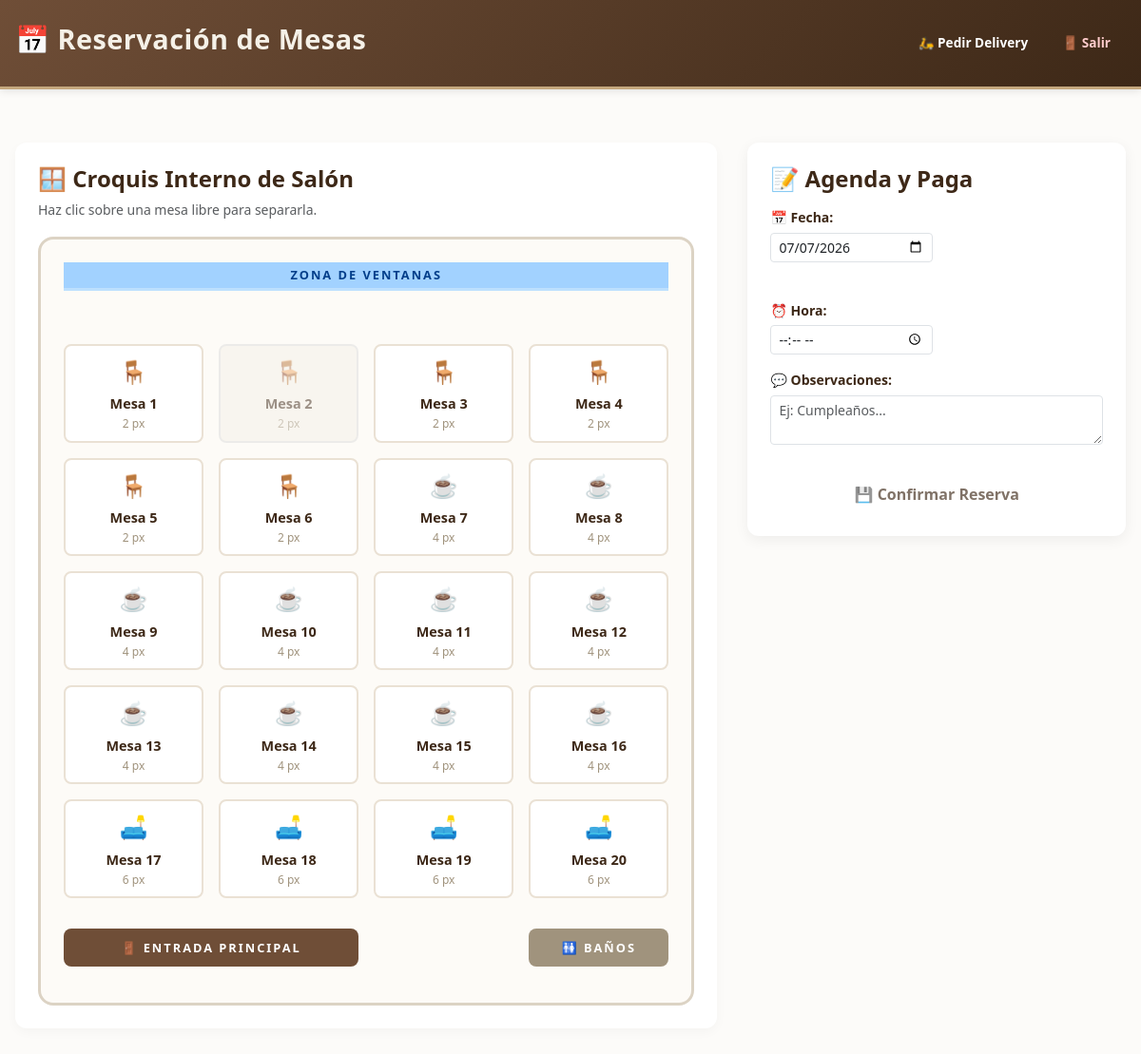
Before: /cliente/reservas.php (signed in) with the older database file.
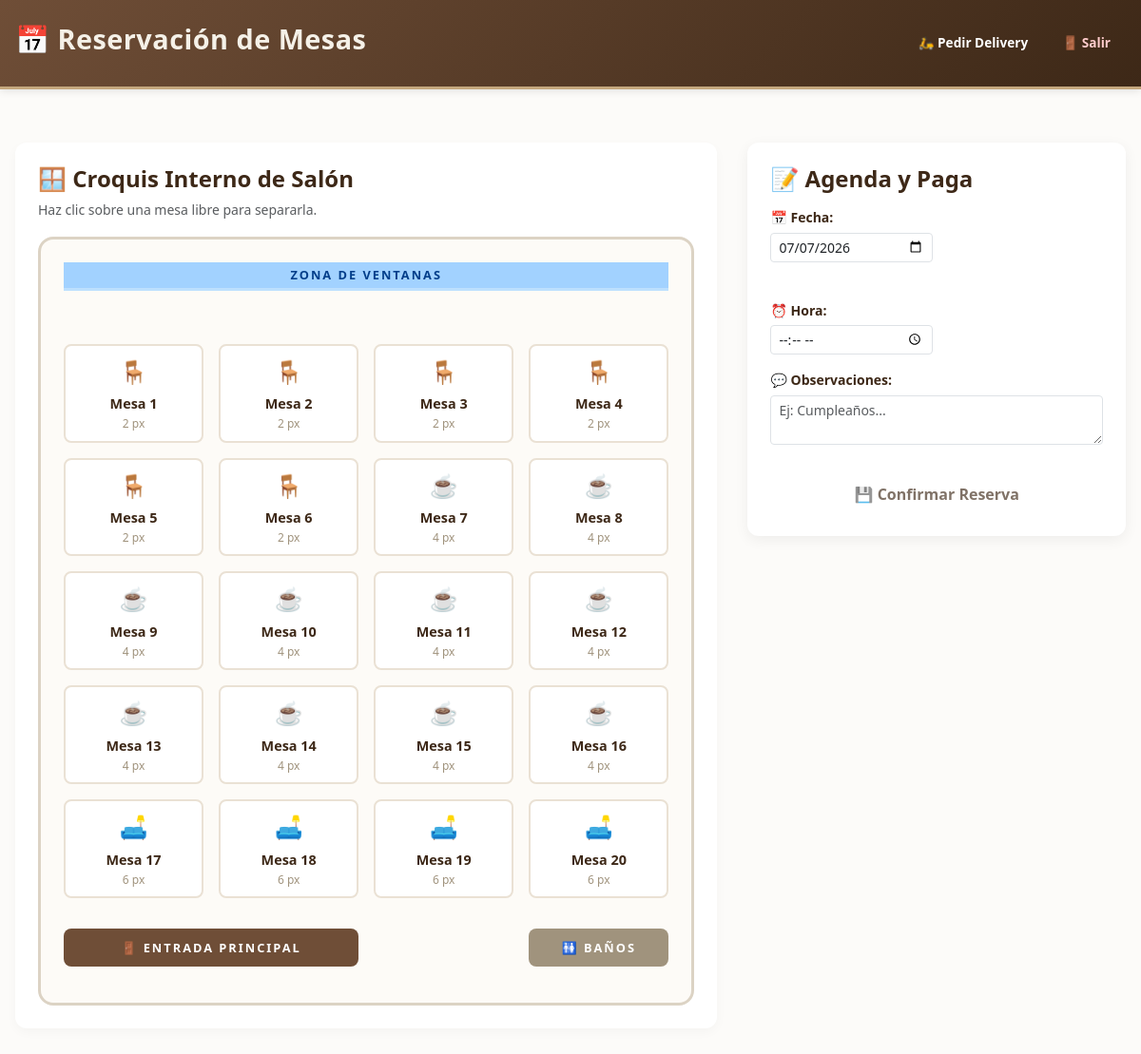
After: the same page with the newer database file.
### cliente/reservas.php (the view, shortened to what this page needs)
<?php
try {
    $pdo = getPDO();
    $stmt = $pdo->query('SELECT id_mesa, numero_mesa, capacidad, estado FROM mesas ORDER BY numero_mesa ASC');
    $mesasBD = $stmt->fetchAll();
} catch (PDOException $e) { $mesasBD = []; }
$today = date('Y-m-d');
?>
<!doctype html>
<html lang="es">
<head>
  <link href="https://cdn.jsdelivr.net/npm/bootstrap@5.3.2/dist/css/bootstrap.min.css" rel="stylesheet">
  <link rel="stylesheet" href="../assets/css/style.css">
  <link rel="stylesheet" href="../assets/css/cliente.css">
</head>
<body class="bg-cliente-main">
  <header class="site-header">
    <div class="header-content">
      <h1>📅 Reservación de Mesas</h1>
      <nav class="user-info">
        <a href="catalogo.php" class="btn btn-nav-header">🛵 Pedir Delivery</a>
        <a href="../auth/logout.php" class="btn btn-nav-danger">🚪 Salir</a>
      </nav>
    </div>
  </header>
  <main class="main-container">
    <div class="client-layout">
        <div class="catalog-wrapper">
            <h3 class="h4 fw-bold color-dark">🪟 Croquis Interno de Salón</h3>
            <p class="text-muted small">Haz clic sobre una mesa libre para separarla.</p>
            <div class="minimap-container">
                <div class="map-wall map-windows">Zona de Ventanas</div>
                <?php foreach ($mesasBD as $m):
                    $valueRaw = $m['id_mesa'] . '|' . $m['capacidad'];
                    $icon = ($m['capacidad'] <= 2) ? '🪑' : (($m['capacidad'] <= 4) ? '☕' : '🛋️');
                    $claseOcupada = ($m['estado'] !== 'disponible') ? 'ocupada' : '';
                ?>
                    <div class="minimap-mesa <?php echo $claseOcupada; ?>" data-valor="<?php echo $valueRaw; ?>">
                        <span class="m-icon"><?php echo $icon; ?></span>
                        <div class="m-label">Mesa <?php echo $m['numero_mesa']; ?></div>
                        <div class="m-cap"><?php echo $m['capacidad']; ?> px</div>
                    </div>
                <?php endforeach; ?>
                <div class="map-wall map-entrance">🚪 Entrada Principal</div>
                <div class="map-wall map-bathroom">🚻 Baños</div>
            </div>
        </div>
        <div class="cart-sidebar">
            <h3 class="h4 fw-bold color-dark mb-3">📝 Agenda y Paga</h3>
            <form action="procesar_reserva.php" method="POST" id="reservaForm">
                <div class="row g-2 mb-3">
                    <div class="col-6"><label class="form-label fw-bold mb-1 small">📅 Fecha:</label><input type="date" name="fecha" class="form-control form-control-sm" min="<?php echo $today; ?>" value="<?php echo $today; ?>" required></div>
                    <div class="col-6"><label class="form-label fw-bold mb-1 small">⏰ Hora:</label><input type="time" name="hora" class="form-control form-control-sm" min="08:00" max="21:00" required></div>
                </div>
                <div class="mb-3"><label class="form-label fw-bold mb-1 small">💬 Observaciones:</label><textarea name="observaciones" class="form-control form-control-sm" rows="2" placeholder="Ej: Cumpleaños..."></textarea></div>
                <button type="submit" class="btn btn-cachito-custom w-100 mt-3 py-2" id="btn-guardar-reserva" disabled>💾 Confirmar Reserva</button>
            </form>
        </div>
    </div>
  </main>
</body>
</html>

Changed rows visible on the page:
changed mesas (number 2 of 20 on the later page): estado "ocupada" → "disponible" (drawn)
